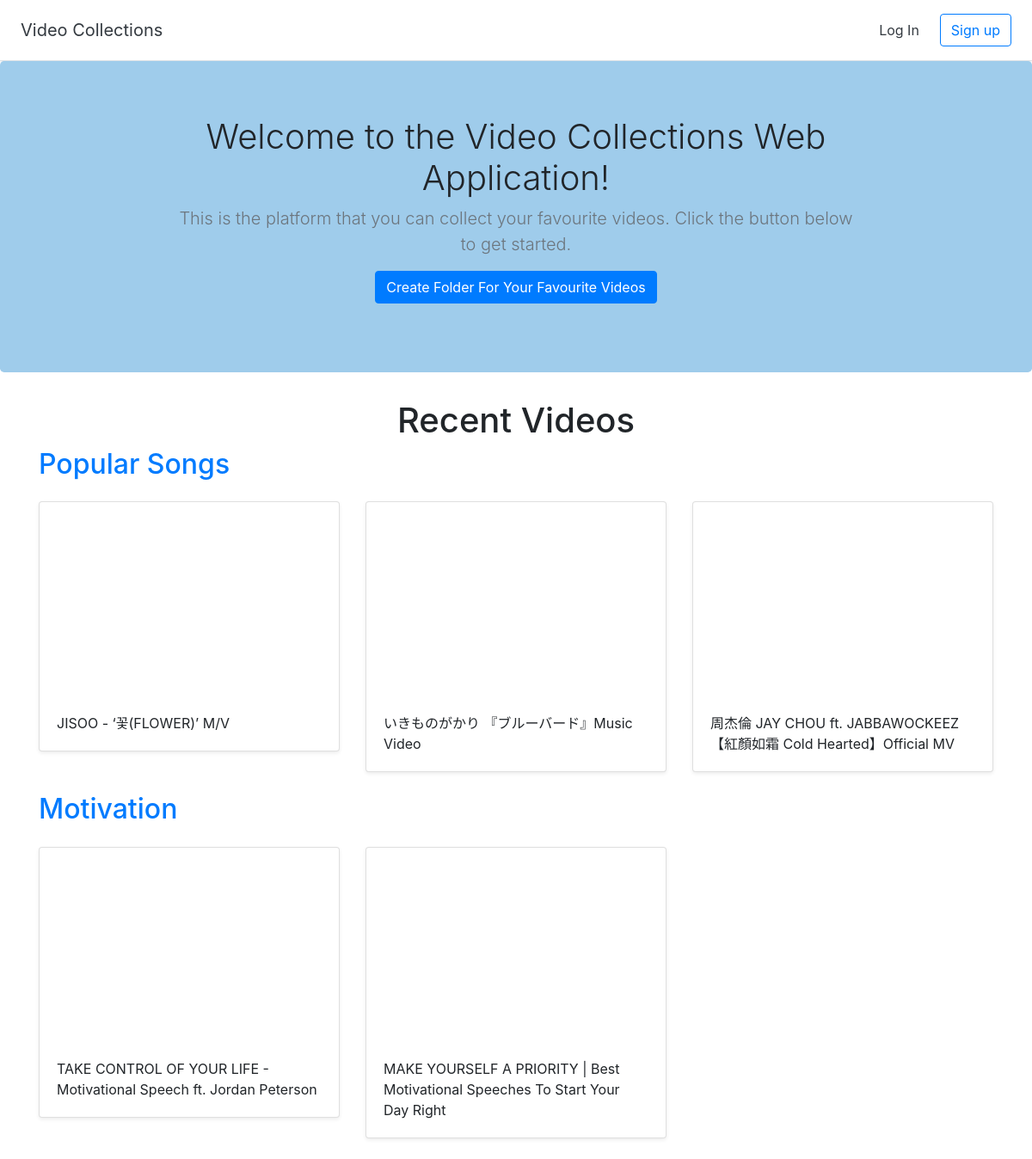
Before: / with the older database file.
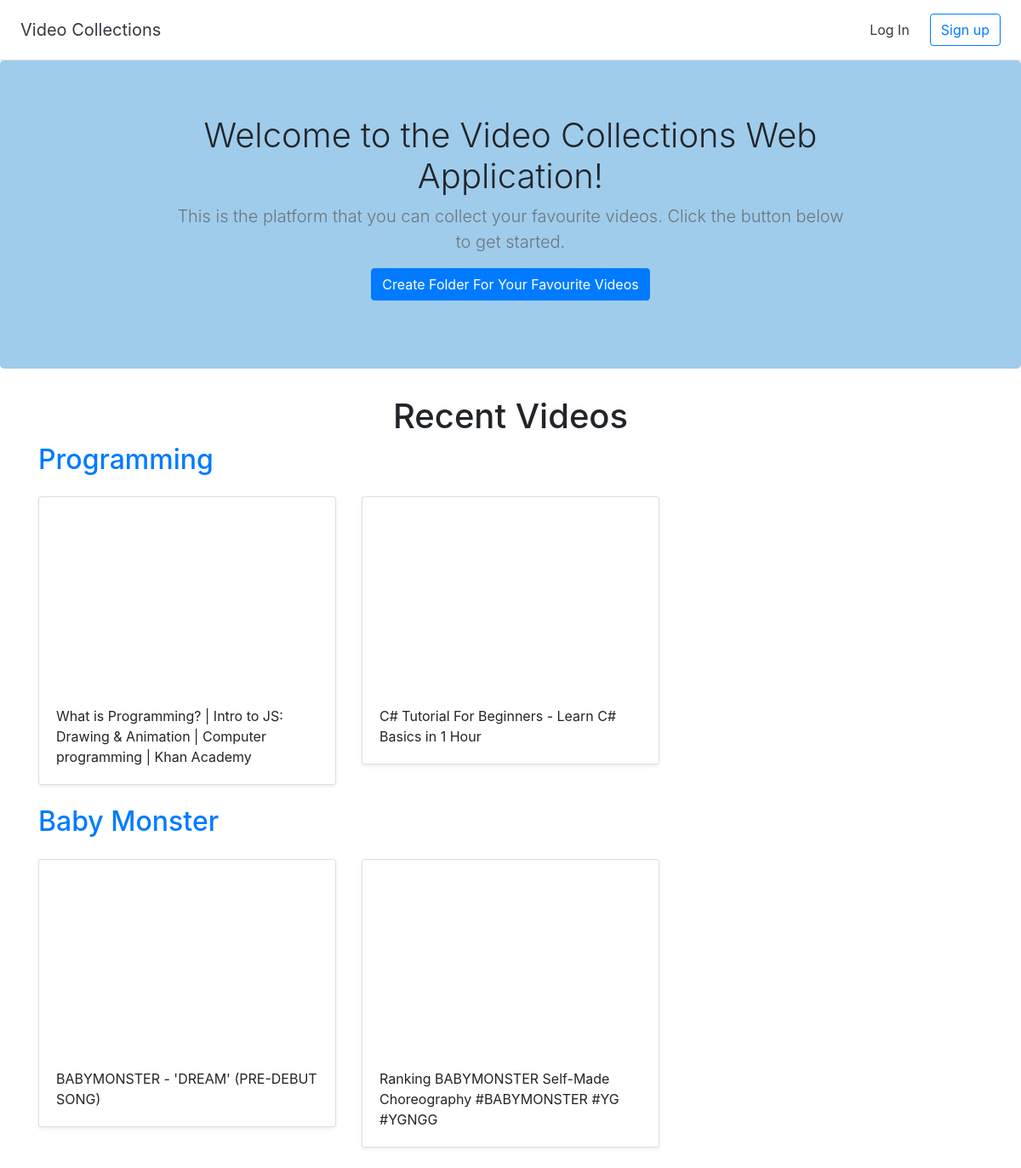
After: the same page with the newer database file.
### halls/models.py (models this page shows)
class Hall(models.Model):
    title = models.CharField(max_length=255)
    '''
    purpose : to know which hall is created by which user
    '''
    user = models.ForeignKey(User, on_delete=models.CASCADE)  #one user can have many Halls

class Video(models.Model):
    title = models.CharField(max_length=255)
    url = models.URLField()
    youtube_id = models.CharField(max_length=255)
    hall = models.ForeignKey(Hall, on_delete=models.CASCADE)  #one Hall can have many Videos

### halls/views.py (the view)
# urls.py: 2. Add a URL to urlpatterns:  path('', views.home, name='home')
def home(request):
    recent_halls = Hall.objects.all().order_by('-id')[:2]
    return render(request,'halls/home.html',{'recent_halls':recent_halls})

### halls/templates/halls/home.html (shortened to what this page needs)
{% extends 'halls/base.html' %}
{% block content %}
<section class="jumbotron text-center">
    <div class="container">
        <h1 class="jumbotron-heading">Welcome to the Video Collections Web Application!</h1>
        <p class="lead text-muted">This is the platform that you can collect your favourite videos. Click the button below to get started.</p>
        <p>
            <a href="{% url 'create_hall' %}" class="btn btn-primary">Create Folder For Your Favourite Videos</a>
        </p>
    </div>
</section>
<div class="container">
    <h1 class="text-center">Recent Videos</h1>
    {% for hall in recent_halls %}
        <h2><a href="{% url 'detail_hall' hall.id %}">{{ hall.title }}</a></h2>
        <div class="row">
            {% for video in hall.video_set.all %}
            <div class="col-md-4 mt-3">
                <div class="card mb-4 shadow-sm">
                    <iframe width="100%" height="225" src="https://www.youtube.com/embed/{{ video.youtube_id}}" title="YouTube video player" frameborder="0" allow="accelerometer; autoplay; clipboard-write; encrypted-media; gyroscope; picture-in-picture; web-share" allowfullscreen></iframe>
                    <div class="card-body">
                        <p class="card-text">{{ video.title}}</p>
                    </div>
                </div>
            </div>
        {% endfor %}
        </div>
        {% endfor %}
</div>
{% endblock %}

Changed rows visible on the page:
no longer on this page (row unchanged): Hall: title "Popular Songs"
no longer on this page (row unchanged): Video: title "JISOO - ‘꽃(FLOWER)’ M/V", shown under "Popular Songs"
no longer on this page (row unchanged): Video: title "いきものがかり 『ブルーバード』Music Video", shown under "Popular Songs"
no longer on this page (row unchanged): Video: title "周杰倫 JAY CHOU ft. JABBAWOCKEEZ【紅顏如霜 Cold Hearted】Official MV", shown under "Popular Songs"
no longer on this page (row unchanged): Hall: title "Motivation"
no longer on this page (row unchanged): Video: title "TAKE CONTROL OF YOUR LIFE - Motivational Speech ft. Jordan Peterson", shown under "Motivation"
no longer on this page (row unchanged): Video: title "MAKE YOURSELF A PRIORITY | Best Motivational Speeches To Start Your Day Right", shown under "Motivation"
added Hall: title "Programming"
added Video: title "What is Programming? | Intro to JS: Drawing & Animation | Computer programming | Khan Academy", shown under "Programming"
added Video: title "C# Tutorial For Beginners - Learn C# Basics in 1 Hour", shown under "Programming"
added Hall: title "Baby Monster"
added Video: title "BABYMONSTER - 'DREAM' (PRE-DEBUT SONG)", shown under "Baby Monster"
added Video: title "Ranking BABYMONSTER Self-Made Choreography #BABYMONSTER #YG #YGNGG", shown under "Baby Monster"
